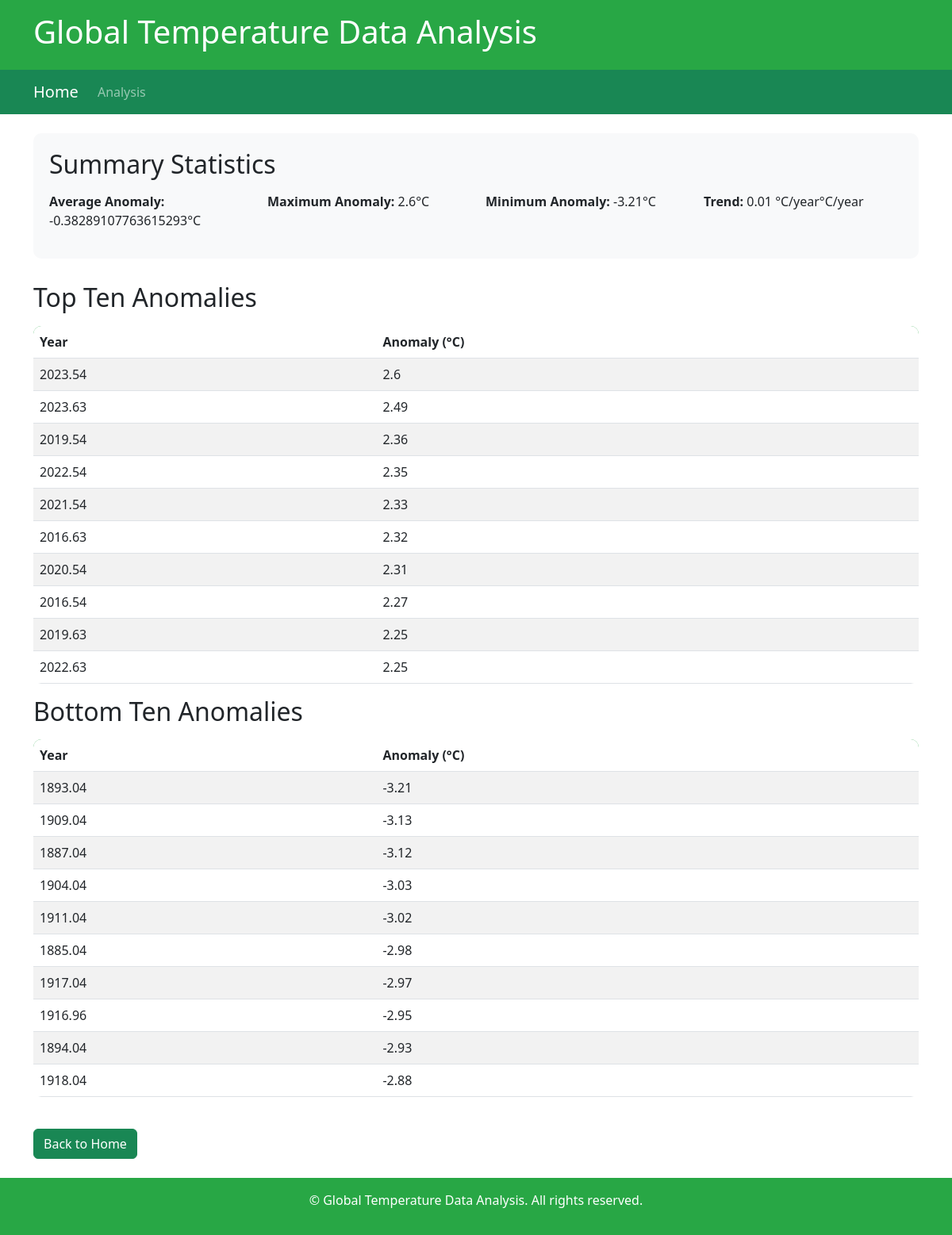
The app's page /analysis with its own data.
### models.py (models this page shows)
class TemperatureRecord(db.Model):
    id = db.Column(db.Integer, primary_key=True)
    year = db.Column(db.Float, nullable=False)
    anomaly = db.Column(db.Float, nullable=False)
    tags = db.relationship('Tag', secondary=tags, lazy='subquery',
                           backref=db.backref('temperature_records', lazy=True))

### app.py (the view)
@app.route('/analysis')
def analysis():
    average_anomaly = db.session.query(db.func.avg(TemperatureRecord.anomaly)).scalar()
    max_anomaly = db.session.query(db.func.max(TemperatureRecord.anomaly)).scalar()
    min_anomaly = db.session.query(db.func.min(TemperatureRecord.anomaly)).scalar()
    records = TemperatureRecord.query.order_by(TemperatureRecord.year).all()
    if len(records) > 1:
        x = [record.year for record in records]
        y = [record.anomaly for record in records]
        slope, intercept = np.polyfit(x, y, 1)
        trend = f"{slope:.2f} °C/year"
    else:
        trend = "Insufficient data"
    top_ten_anomalies = TemperatureRecord.query.order_by(TemperatureRecord.anomaly.desc()).limit(10).all()
    bottom_ten_anomalies = TemperatureRecord.query.order_by(TemperatureRecord.anomaly).limit(10).all()
    return render_template('analysis.html', average_anomaly=average_anomaly,
                        max_anomaly=max_anomaly, min_anomaly=min_anomaly, trend=trend,
                        top_ten_anomalies=top_ten_anomalies, bottom_ten_anomalies=bottom_ten_anomalies)

### templates/analysis.html (shortened to what this page needs)
<!DOCTYPE html>
<html>
<head>
    <link href="https://cdn.jsdelivr.net/npm/bootstrap@5.3.0/dist/css/bootstrap.min.css" rel="stylesheet">
</head>
<body>
    <header class="header py-3">
        <div class="container">
            <h1>Global Temperature Data Analysis</h1>
        </div>
    </header>
    <nav class="navbar navbar-expand-lg navbar-dark bg-success">
        <div class="container">
            <a class="navbar-brand" href="/">Home</a>
            <div class="collapse navbar-collapse" id="navbarNav">
                <ul class="navbar-nav">
                    <li class="nav-item">
                        <a class="nav-link" href="/analysis">Analysis</a>
                    </li>
                </ul>
            </div>
        </div>
    </nav>
    <div class="container my-4">
        <div class="summary-section">
            <h2 class="mb-3">Summary Statistics</h2>
            <div class="row">
                <div class="col-md-3">
                    <p><strong>Average Anomaly:</strong> {{ average_anomaly }}°C</p>
                </div>
                <div class="col-md-3">
                    <p><strong>Maximum Anomaly:</strong> {{ max_anomaly }}°C</p>
                </div>
                <div class="col-md-3">
                    <p><strong>Minimum Anomaly:</strong> {{ min_anomaly }}°C</p>
                </div>
                <div class="col-md-3">
                    <p><strong>Trend:</strong> {{ trend }}°C/year</p>
                </div>
            </div>
        </div>
        <h2 class="mb-3">Top Ten Anomalies</h2>
        <table class="table table-striped">
            <thead>
                <tr>
                    <th>Year</th>
                    <th>Anomaly (°C)</th>
                </tr>
            </thead>
            <tbody>
                {% for record in top_ten_anomalies %}
                <tr>
                    <td>{{ record.year }}</td>
                    <td>{{ record.anomaly }}</td>
                </tr>
                {% endfor %}
            </tbody>
        </table>
        <h2 class="mb-3">Bottom Ten Anomalies</h2>
        <table class="table table-striped">
            <thead>
                <tr>
                    <th>Year</th>
                    <th>Anomaly (°C)</th>
                </tr>
            </thead>
            <tbody>
                {% for record in bottom_ten_anomalies %}
                <tr>
                    <td>{{ record.year }}</td>
                    <td>{{ record.anomaly }}</td>
                </tr>
                {% endfor %}
            </tbody>
        </table>
        <a href="/" class="btn btn-success mt-4">Back to Home</a>
    </div>
    <footer class="footer py-3 mt-4">
        <div class="container text-center">
            <p>&copy; {{ current_year }} Global Temperature Data Analysis. All rights reserved.</p>
        </div>
    </footer>
</body>
</html>

### templates/analysis.html (style rules this page uses)
.header, .footer { background-color: #28a745; color: white; }
.summary-section { background-color: #f8f9fa; border-radius: 10px; padding: 20px; margin-bottom: 30px; }
.table { border-radius: 10px; overflow: hidden; }
.table thead { background-color: #28a745; color: white; }

### records on screen
TemperatureRecord: year "2023.54", anomaly "2.6"
TemperatureRecord: year "2023.63", anomaly "2.49"
TemperatureRecord: year "2019.54", anomaly "2.36"
TemperatureRecord: year "2022.54", anomaly "2.35"
TemperatureRecord: year "2021.54", anomaly "2.33"
TemperatureRecord: year "2016.63", anomaly "2.32"
TemperatureRecord: year "2020.54", anomaly "2.31"
TemperatureRecord: year "2016.54", anomaly "2.27"
TemperatureRecord: year "2019.63", anomaly "2.25"
TemperatureRecord: year "2022.63", anomaly "2.25"
TemperatureRecord: year "1893.04", anomaly "-3.21"
TemperatureRecord: year "1909.04", anomaly "-3.13"
TemperatureRecord: year "1887.04", anomaly "-3.12"
TemperatureRecord: year "1904.04", anomaly "-3.03"
TemperatureRecord: year "1911.04", anomaly "-3.02"
TemperatureRecord: year "1885.04", anomaly "-2.98"
TemperatureRecord: year "1917.04", anomaly "-2.97"
TemperatureRecord: year "1916.96", anomaly "-2.95"
TemperatureRecord: year "1894.04", anomaly "-2.93"
TemperatureRecord: year "1918.04", anomaly "-2.88"

### other values on screen
{{ average_anomaly }} "-0.38289107763615293"
{{ max_anomaly }} "2.6"
{{ min_anomaly }} "-3.21"
{{ trend }} "0.01 °C/year"
